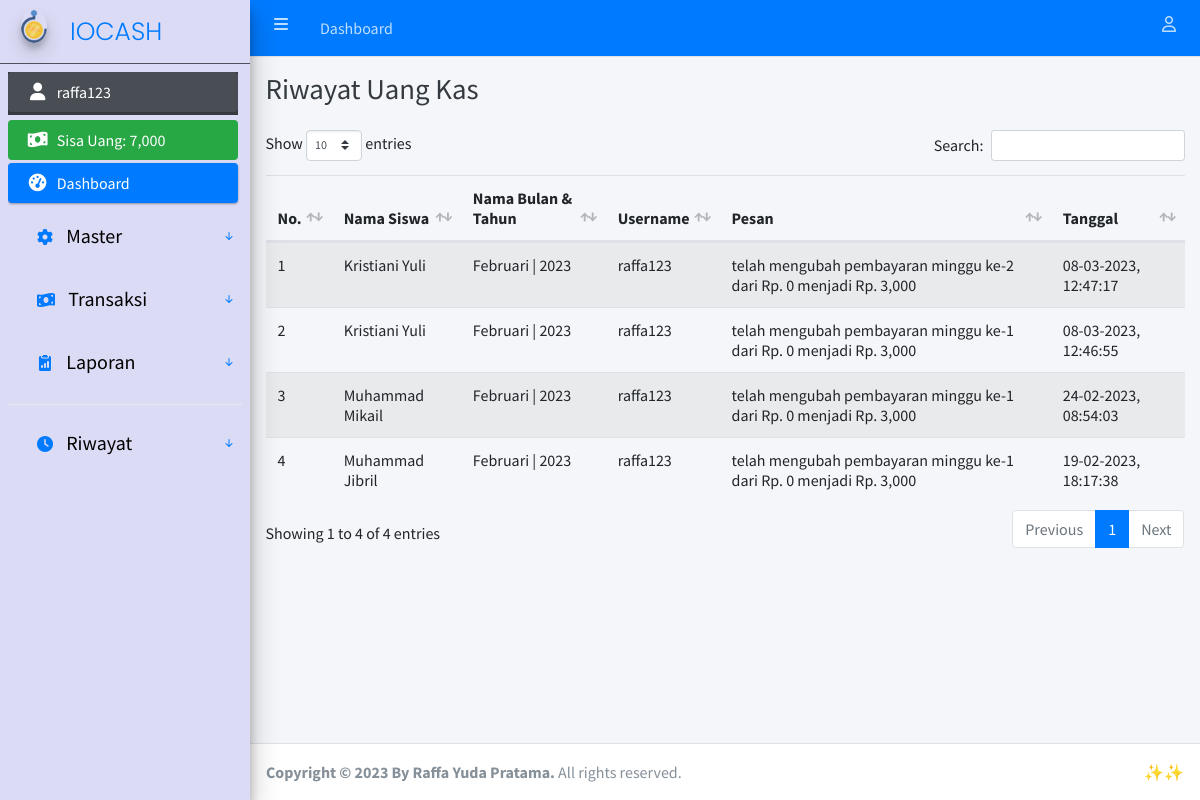
Page /riwayat_kas.php (signed in) on the committed database.
### tables this page shows
CREATE TABLE `user` (
  `id_user` int(11) NOT NULL,
  `nama_lengkap` varchar(100) NOT NULL,
  `username` varchar(100) NOT NULL,
  `password` varchar(255) NOT NULL,
  `id_jabatan` int(11) NOT NULL
);

CREATE TABLE `riwayat` (
  `id_riwayat` int(11) NOT NULL,
  `id_user` int(11) NOT NULL,
  `id_uang_kas` int(11) NOT NULL,
  `aksi` text NOT NULL,
  `tanggal` int(11) NOT NULL
);

CREATE TABLE `siswa` (
  `id_siswa` int(11) NOT NULL,
  `nama_siswa` varchar(100) NOT NULL,
  `jenis_kelamin` enum('pria','wanita') NOT NULL,
  `no_telepon` varchar(25) NOT NULL,
  `email` varchar(255) NOT NULL
);

CREATE TABLE `bulan_pembayaran` (
  `id_bulan_pembayaran` int(11) NOT NULL,
  `nama_bulan` enum('januari','februari','maret','april','mei','juni','juli','agustus','september','oktober','november','desember') NOT NULL,
  `tahun` int(4) NOT NULL,
  `pembayaran_perminggu` int(11) NOT NULL
);

### connection.php (called while the page is built, shortened)
<?php
	$host		= "localhost";
	$username	= "root";
	$password	= "";
	$database	= "uang_kas";
	$conn 		= mysqli_connect($host, $username, $password, $database);
if (isset($_SESSION['id_user'])) {
	function dataUser() {
		global $conn;
		$id_user = $_SESSION['id_user'];
		return mysqli_fetch_assoc(mysqli_query($conn, "SELECT * FROM user INNER JOIN jabatan ON user.id_jabatan = jabatan.id_jabatan WHERE id_user = '$id_user'"));
	}
}

### riwayat_kas.php (the view, shortened to what this page needs)
<?php
  require 'connection.php';
  $riwayat = mysqli_query($conn, "SELECT * FROM riwayat INNER JOIN user ON riwayat.id_user = user.id_user INNER JOIN uang_kas ON riwayat.id_uang_kas = uang_kas.id_uang_kas INNER JOIN siswa ON uang_kas.id_siswa = siswa.id_siswa INNER JOIN bulan_pembayaran ON uang_kas.id_bulan_pembayaran = bulan_pembayaran.id_bulan_pembayaran ORDER BY tanggal DESC");
?>
<!DOCTYPE html>
<html>
<head>
  <?php include 'include/css.php'; ?>
</head>
<body class="hold-transition sidebar-mini layout-fixed">
<div class="wrapper">
  <?php include 'include/navbar.php'; ?>
  <?php include 'include/sidebar.php'; ?>
  <div class="content-wrapper">
    <div class="content-header">
      <div class="container-fluid">
        <div class="row mb-2">
          <div class="col-sm">
            <h1 class="m-0 text-dark">Riwayat Uang Kas</h1>
          </div>
        </div>
      </div>
    </div>
    <section class="content">
      <div class="container-fluid">
        <div class="table-responsive">
          <table class="table table-striped table-hover" id="table_id">
            <thead>
              <tr>
                <th>No.</th>
                <th>Nama Siswa</th>
                <th>Nama Bulan & Tahun</th>
                <th>Username</th>
                <th>Pesan</th>
                <th>Tanggal</th>
              </tr>
            </thead>
            <tbody>
              <?php $i = 1; ?>
              <?php foreach ($riwayat as $dr): ?>
                <tr>
                  <td><?= $i++; ?></td>
                  <td><?= ucwords($dr['nama_siswa']); ?></td>
                  <td><?= ucwords($dr['nama_bulan']); ?> | <?= $dr['tahun']; ?></td>
                  <td><?= $dr['username']; ?></td>
                  <td><?= $dr['aksi']; ?></td>
                  <td><?= date('d-m-Y, H:i:s', $dr['tanggal']); ?></td>
                </tr>
              <?php endforeach ?>
            </tbody>
          </table>
        </div>
      </div>
    </section>
  </div>
  <?php include 'include/footer.php'?>
</div>
</body>
</html>

### include/css.php (shortened to what this page needs)
<link rel="stylesheet" href="assets/vendor/bootstrap/css/bootstrap.min.css">
<link rel="stylesheet" href="assets/vendor/fontawesome-free/css/all.min.css">
<link rel="stylesheet" href="assets/vendor/adminlte/adminlte.min.css">
<link rel="stylesheet" href="assets/vendor/overlayScrollbars/css/OverlayScrollbars.min.css">
<link rel="stylesheet" href="assets/vendor/datatables/css/dataTables.bootstrap4.min.css">
<link rel="stylesheet" href="assets/vendor/fancybox/jquery.fancybox.min.css">

### include/navbar.php (shortened to what this page needs)
<nav class="main-header navbar navbar-expand navbar-dark navbar-light bg-primary">
  <ul class="navbar-nav">
    <li class="nav-item">
      <a class="nav-link" data-widget="pushmenu" href="#" role="button"><i class="fas fa-bars"></i></a>
    </li>
    <li class="nav-item d-none d-sm-inline-block">
      <a href="index.php" class="nav-link">Dashboard</a>
    </li>
  </ul>
  <ul class="navbar-nav ml-auto">
    <li class="nav-item dropdown">
      <a class="nav-link" data-toggle="dropdown" href="#">
        <i class="far fa-user"></i>
      </a>
    </li>
  </ul>
</nav>

### include/sidebar.php (shortened to what this page needs)
<?php
$dataUser = dataUser();
$jml_pengeluaran = mysqli_fetch_assoc(mysqli_query($conn, "SELECT sum(jumlah_pengeluaran) as jml_pengeluaran FROM pengeluaran"));
$jml_pengeluaran = $jml_pengeluaran['jml_pengeluaran'];
$jml_uang_kas = mysqli_fetch_assoc(mysqli_query($conn, "SELECT sum(minggu_ke_1 + minggu_ke_2 + minggu_ke_3 + minggu_ke_4) as jml_uang_kas FROM uang_kas"));
$jml_uang_kas = $jml_uang_kas['jml_uang_kas'];
?>
<link rel="stylesheet" href="https://cdn.jsdelivr.net/npm/bootstrap-icons@1.10.3/font/bootstrap-icons.css">
<link rel="stylesheet" href="https://cdnjs.cloudflare.com/ajax/libs/font-awesome/6.1.0/css/all.min.css" />
<aside class="main-sidebar sidebar-dark-primary elevation-4 " style="background: #DBDBF5;">
  <a href="index.php" class="brand-link" style="padding-bottom: 12px;">
    <img src="assets/img/cash.png" alt="AdminLTE Logo" class="brand-image img-circle elevation-3" style="opacity: .8">
    <span class="brand-text font-weight-light text-primary" style="font-size: 25px; margin-left:15px;font-family: 'Poppins';">IOCASH</span>
  </a>
  <div class="sidebar fw-bold">
    <nav class="mt-2">
      <ul class="nav nav-pills nav-sidebar flex-column" data-widget="treeview" role="menu" data-accordion="false">
        <li class="nav-item has-treeview menu-open bg-dark" style="margin-bottom: 5px; width: 230px;">
          <a href="profile.php" class="nav-link"><i class="nav-icon fas fa-fw fa-user"></i>
            <p class="text-white"><?= $dataUser['username']; ?></p>
          </a>
        </li>
        <li class="nav-item" style="width: 230px;">
          <div class="bg-success nav-link text-white">
            <i class="nav-icon fas fa-money-bill-wave"></i>
            <p class="text-white">
              Sisa Uang: <?= number_format($jml_uang_kas - $jml_pengeluaran); ?>
            </p>
          </div>
        </li>
        <li class="nav-item has-treeview menu-open" style="width: 230px;">
          <a href="index.php" class="nav-link active bg-primary">
            <i class="nav-icon fas fa-tachometer-alt"></i>
            <p class="text-white">
              Dashboard
            </p>
          </a>
        </li>
        <?php if ($dataUser['id_jabatan'] == '1') : ?>
          <li class="nav-item">
            <div class="nav-link">
              <p>
                <button class="btn text-white" type="button" data-bs-toggle="collapse" data-bs-target="#master" aria-expanded="false" aria-controls="collapseExample">
                 <div style="display:flex; justify-content:space-between; align-items:center; width:200px;">
                 <div style="margin-right:2px;">
                 <i class="fa-solid fa-gear text-primary"></i> <p style="font-size:20px; margin-left:10px;">Master</p>
                 </div>
                 <i class="bi bi-arrow-down-short text-primary"></i></div>
                </button>
              </p>
            </div>
          </li>
        <?php endif ?>
        <li class="nav-item">
            <div class="nav-link">
              <p>
                <button class="btn text-white" type="button" data-bs-toggle="collapse" data-bs-target="#transaksi" aria-expanded="false" aria-controls="collapseExample">
                 <div style="display:flex; justify-content:space-between; align-items:center; width:200px;">
                 <div style="margin-right:2px;">
                 <i class="fa-solid fa-money-bill-wave text-primary"></i> <p style="font-size:20px; margin-left:10px;">Transaksi</p>
                 </div>
                 <i class="bi bi-arrow-down-short text-primary"></i></div>
                </button>
              </p>
            </div>
          </li>
          <li class="nav-item">
            <div class="nav-link">
              <p>
                <button class="btn text-white" type="button" data-bs-toggle="collapse" data-bs-target="#laporan" aria-expanded="false" aria-controls="collapseExample">
                 <div style="display:flex; justify-content:space-between; align-items:center; width:200px;">
                 <div style="margin-right:2px;">
                 <i class="bi bi-clipboard2-data-fill text-primary"></i> <p style="font-size:20px; margin-left:10px;">Laporan</p>
                 </div>
                 <i class="bi bi-arrow-down-short text-primary"></i></div>
                </button>
              </p>
            </div>
          </li>
        <div class="dropdown-divider"></div>
        <li class="nav-item">
            <div class="nav-link">
              <p>
                <button class="btn text-white" type="button" data-bs-toggle="collapse" data-bs-target="#riwayat" aria-expanded="false" aria-controls="collapseExample">
                 <div style="display:flex; justify-content:space-between; align-items:center; width:200px;">
                 <div style="margin-right:2px;">
                 <i class="fa-solid fa-clock text-primary"></i> <p style="font-size:20px; margin-left:10px;">Riwayat</p>
                 </div>
                 <i class="bi bi-arrow-down-short text-primary"></i></div>
                </button>
              </p>
            </div>
          </li>
      </ul>
    </nav>
  </div>
</aside>

### include/footer.php (shortened to what this page needs)
<footer class="main-footer">
    <strong>Copyright &copy; <span id="copy"></span> By Raffa Yuda Pratama.</strong>
    All rights reserved.
    <div class="float-right d-none d-sm-inline-block">
      ✨✨
    </div>
  </footer>

### include/sidebar.php (style rules this page uses)
p { color: black; }

### rows in the picture
user: username "raffa123"
riwayat: siswa.nama_siswa "Kristiani Yuli", bulan_pembayaran.nama_bulan "Februari", bulan_pembayaran.tahun "2023", id_user.username "raffa123", aksi "telah mengubah pembayaran minggu ke-2 dari Rp. 0 menjadi Rp. 3,000", tanggal "08-03-2023, 12:47:17"
riwayat: siswa.nama_siswa "Kristiani Yuli", bulan_pembayaran.nama_bulan "Februari", bulan_pembayaran.tahun "2023", id_user.username "raffa123", aksi "telah mengubah pembayaran minggu ke-1 dari Rp. 0 menjadi Rp. 3,000", tanggal "08-03-2023, 12:46:55"
riwayat: siswa.nama_siswa "Muhammad Mikail", bulan_pembayaran.nama_bulan "Februari", bulan_pembayaran.tahun "2023", id_user.username "raffa123", aksi "telah mengubah pembayaran minggu ke-1 dari Rp. 0 menjadi Rp. 3,000", tanggal "24-02-2023, 08:54:03"
riwayat: siswa.nama_siswa "Muhammad Jibril", bulan_pembayaran.nama_bulan "Februari", bulan_pembayaran.tahun "2023", id_user.username "raffa123", aksi "telah mengubah pembayaran minggu ke-1 dari Rp. 0 menjadi Rp. 3,000", tanggal "19-02-2023, 18:17:38"

### other values in the picture
$jml_uang_kas - $jml_pengeluaran "7,000"
